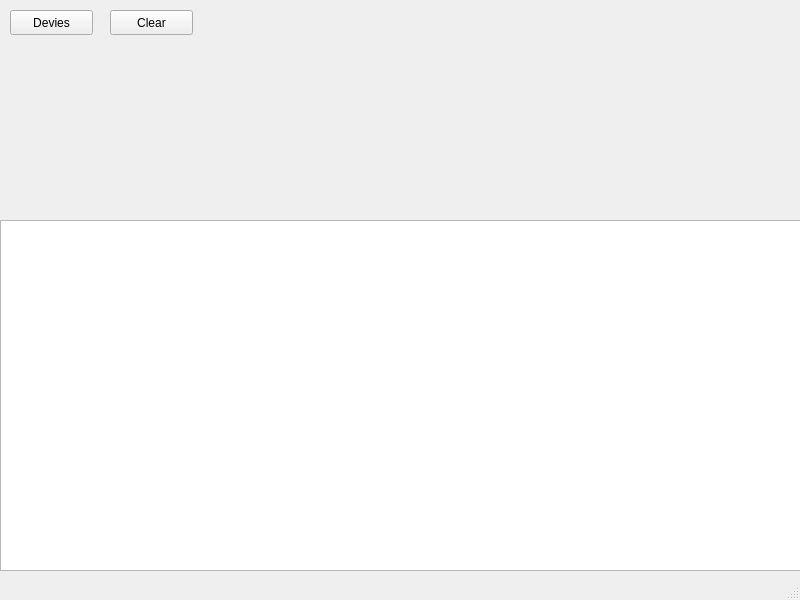
<?xml version="1.0" encoding="UTF-8"?>
<ui version="4.0">
 <class>AdbApp</class>
 <widget class="QMainWindow" name="AdbApp">
  <property name="geometry">
   <rect>
    <x>0</x>
    <y>0</y>
    <width>800</width>
    <height>600</height>
   </rect>
  </property>
  <property name="windowTitle">
   <string>AdbApp</string>
  </property>
  <widget class="QWidget" name="centralwidget">
   <widget class="QPushButton" name="devicesButton">
    <property name="geometry">
     <rect>
      <x>10</x>
      <y>10</y>
      <width>83</width>
      <height>25</height>
     </rect>
    </property>
    <property name="text">
     <string>Devies</string>
    </property>
   </widget>
   <widget class="QTextBrowser" name="adbOutput">
    <property name="geometry">
     <rect>
      <x>0</x>
      <y>220</y>
      <width>801</width>
      <height>351</height>
     </rect>
    </property>
   </widget>
   <widget class="QPushButton" name="clearButton">
    <property name="geometry">
     <rect>
      <x>110</x>
      <y>10</y>
      <width>83</width>
      <height>25</height>
     </rect>
    </property>
    <property name="text">
     <string>Clear</string>
    </property>
   </widget>
  </widget>
  <widget class="QMenuBar" name="menubar">
   <property name="geometry">
    <rect>
     <x>0</x>
     <y>0</y>
     <width>800</width>
     <height>22</height>
    </rect>
   </property>
  </widget>
  <widget class="QStatusBar" name="statusbar"/>
 </widget>
 <resources/>
 <connections/>
</ui>
